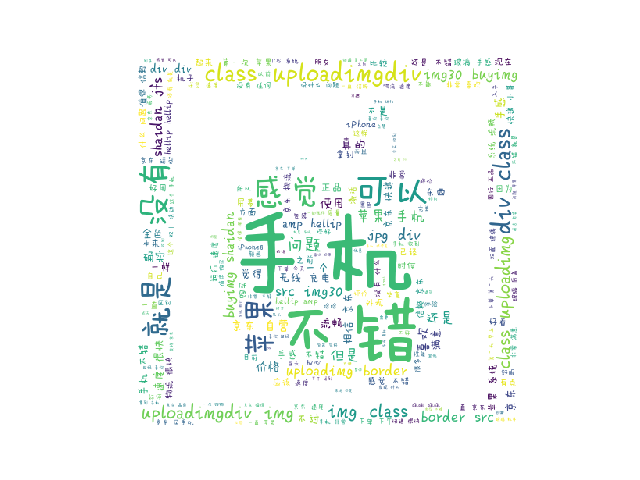

Source code (Python):
from os import path
from scipy.misc import imread
import matplotlib
matplotlib.use('Agg')
import matplotlib.pyplot as plt
import jieba
from wordcloud import WordCloud

f=open('comment_iphone8_3.txt','r')
text = f.read()

cut_text = ' '.join(jieba.lcut(text))
#print(cut_text)
color_mask = imread("iphone8pro.jpg")
cloud = WordCloud(
    font_path='FZMWFont.ttf',
    background_color='white',
    mask=color_mask,
    max_words=200,
    max_font_size=5000
)
word_cloud = cloud.generate(cut_text)
plt.imshow(word_cloud)
plt.axis('off')
plt.show()
plt.savefig('iphone8cloud_3.png')
